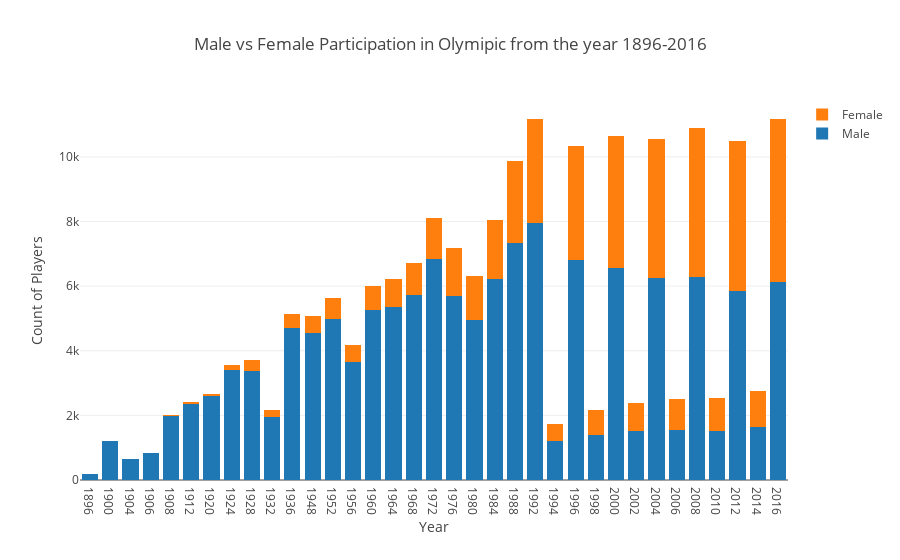

Write notebook code for a chart like this one.
### Code cell
m_120_t = go.Bar(
    x=m_120_df.Year,
    y=m_120_df.cnt,
    name='Male'
)

f_120_t = go.Bar(
    x=f_120_df.Year,
    y=f_120_df.cnt,
    name='Female'
)

data =[m_120_t, f_120_t]
layout = go.Layout(
    barmode='stack',
    xaxis=dict(type='category', title='Year'),
    yaxis=dict(title='Count of Players'),
    title='Male vs Female Participation in Olymipic from the year 1896-2016'
)

fig = go.Figure(data=data, layout=layout)
iplot(fig, filename='stack-bar')

### Figure 1 — Plotly figure (JSON) as saved in the notebook; plotly's stock layout.template omitted (floating-point values rounded to 4 significant figures)
{"data": [{"name": "Male", "type": "bar", "uid": "a6a5f676-a6ec-11e8-a468-9828a60cb867", "x": [1896, 1900, 1904, 1906, 1908, 1912, 1920, 1924, 1928, 1932, 1936, 1948, 1952, 1956, 1960, 1964, 1968, 1972, 1976, 1980, 1984, 1988, 1992, 1994, 1996, 1998, 2000, 2002, 2004, 2006, 2008, 2010, 2012, 2014, 2016], "y": [176, 1197, 644, 835, 1980, 2356, 2597, 3396, 3362, 1952, 4697, 4545, 4992, 3650, 5255, 5346, 5717, 6845, 5704, 4965, 6213, 7349, 7967, 1216, 6814, 1390, 6576, 1512, 6252, 1539, 6284, 1503, 5858, 1642, 6143]}, {"name": "Female", "type": "bar", "uid": "a6a61d6c-a6ec-11e8-a2dd-9828a60cb867", "x": [1900, 1904, 1906, 1908, 1912, 1920, 1924, 1928, 1932, 1936, 1948, 1952, 1956, 1960, 1964, 1968, 1972, 1976, 1980, 1984, 1988, 1992, 1994, 1996, 1998, 2000, 2002, 2004, 2006, 2008, 2010, 2012, 2014, 2016], "y": [23, 6, 6, 44, 53, 78, 169, 340, 222, 441, 523, 629, 516, 757, 880, 994, 1266, 1490, 1358, 1844, 2512, 3206, 522, 3512, 788, 4064, 885, 4288, 955, 4603, 1032, 4646, 1102, 5031]}], "layout": {"barmode": "stack", "title": "Male vs Female Participation in Olymipic from the year 1896-2016", "xaxis": {"title": "Year", "type": "category"}, "yaxis": {"title": "Count of Players"}}}
